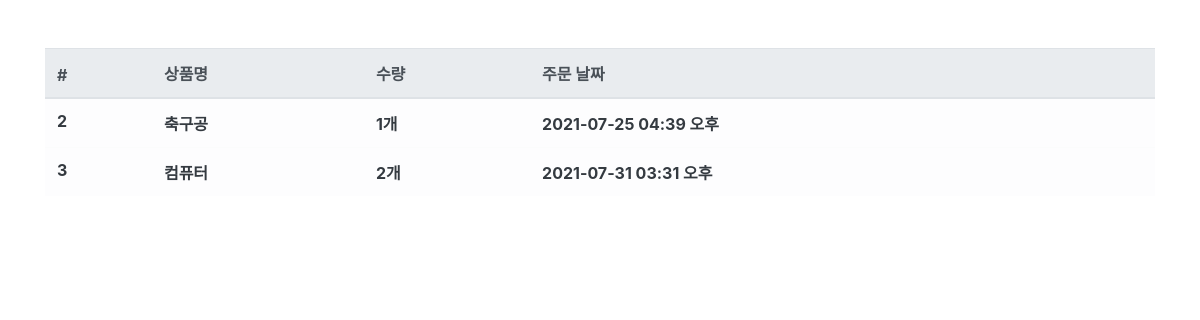
The page /order/ (signed in) on the database as committed earlier.
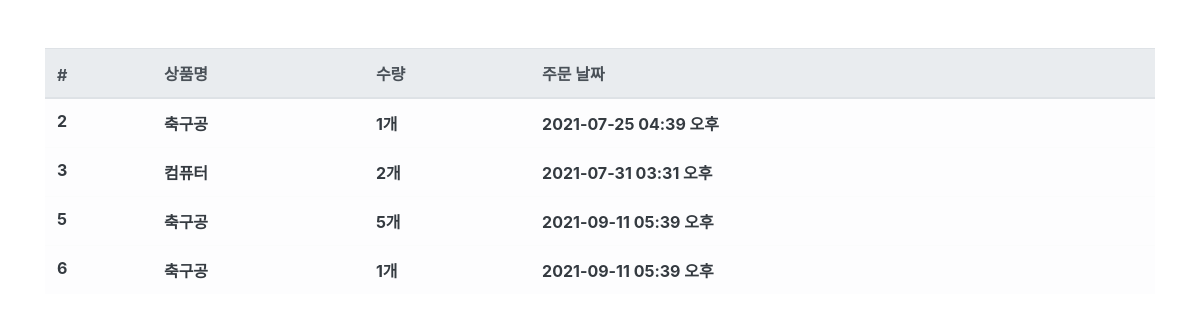
The same page on the database as committed later.
### order/models.py (models this page shows, shortened)
class Order(models.Model):
    user = models.ForeignKey('user.User', on_delete=models.CASCADE, verbose_name='사용자')
    product = models.ForeignKey('product.Product', on_delete=models.CASCADE, verbose_name='상품')
    quantity = models.IntegerField(verbose_name='수량', default='0')
    status = models.CharField(
        choices=(
            ('대기중', '대기중'),
            ('결제대기', '결제대기'),
            ('결제완료', '결제완료'),
            ('환불', '환불'),
        ),
        default='대기중', max_length=32, verbose_name='상태'
    )
    memo = models.TextField(null=True, blank=True, verbose_name='메모')
    register_date = models.DateTimeField(auto_now_add=True, verbose_name='등록날짜')
    class Meta:
        db_table = 'data_order'
        verbose_name = '주문'
        verbose_name_plural = '주문'

### product/models.py (models this page shows)
class Product(models.Model):
    name = models.CharField(max_length=256, verbose_name='상품명')
    price = models.IntegerField(verbose_name='상품가격')
    description = models.TextField(verbose_name='상품설명')
    stock = models.IntegerField(verbose_name='재고')
    register_date = models.DateTimeField(auto_now_add=True, verbose_name='등록날짜')
    def __str__(self):
        return self.name
    class Meta:
        db_table = 'data_product'
        verbose_name = '상품'
        verbose_name_plural = '상품'

### order/views.py (the view)
# urls.py: path('order/', OrderList.as_view()),
@method_decorator(login_required, name='dispatch')
class OrderList(ListView):
    model = Order
    template_name = 'order.html'
    context_object_name = 'order_list'
    def get_queryset(self, **kwargs):
        queryset = Order.objects.filter(user__email=self.request.session.get('user'))
        return queryset

### order/templates/order.html
{% extends "base.html" %}
{% load humanize %}
{% block contents %}
<div class="row mt-5">
    <div class="col-12">
        <table class="table table-light">
            <thead class="thead-light">
                <tr>
                    <th scope="col">#</th>
                    <th scope="col">상품명</th>
                    <th scope="col">수량</th>
                    <th scope="col">주문 날짜</th>
                </tr>
            </thead>
            <tbody class="text-dark">
                {% for order in order_list %}
                <tr>
                    <th scope="row">{{ order.id }}</th>
                    <th>{{ order.product }}</th>
                    <th>{{ order.quantity|intcomma }}개</th>
                    <th>{{ order.register_date|date:'Y-m-d h:i A' }}</th>
                </tr>
                {% endfor %}
            </tbody>
        </table>
    </div>
</div>
{% endblock %}

### user/templates/base.html (shortened to what this page needs)
<html>
    <head>
        <link rel="stylesheet" href="https://cdn.jsdelivr.net/npm/bootstrap@4.6.0/dist/css/bootstrap.min.css"
>
    </head>
    <body>
        <div class="container">
            {% block contents %}
            {% endblock %}
        </div>
    </body>
</html>

Rows that differ between the two databases and show on the page:
added Order: id "5", product "축구공", quantity "5", register_date "2021-09-11 05:39 오후"
added Order: id "6", product "축구공", quantity "1", register_date "2021-09-11 05:39 오후"
